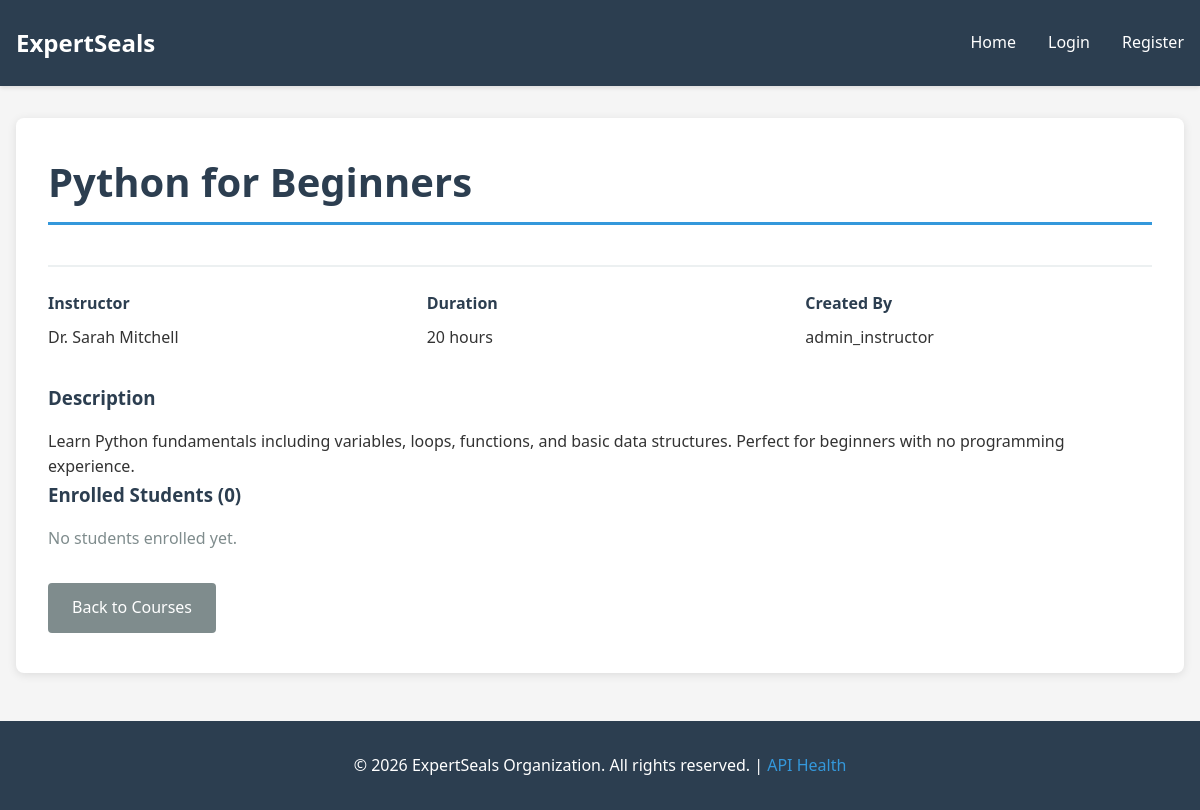
The page /course/1 on the database its author committed.
### app/models.py (models this page shows, shortened)
class Course(_db.Model):
    id = _db.Column(_db.Integer, primary_key=True)
    title = _db.Column(_db.String(100), nullable=False)
    description = _db.Column(_db.Text, nullable=True)
    instructor = _db.Column(_db.String(100), nullable=False)
    duration_hours = _db.Column(_db.Integer, nullable=False)
    created_by = _db.Column(_db.Integer, _db.ForeignKey('user.id'), nullable=False)
    created_user = _db.relationship('User', backref=_db.backref('courses', lazy=True))

class User(_db.Model):
    id = _db.Column(_db.Integer, primary_key=True)
    username = _db.Column(_db.String(100), unique=True, nullable=False)
    password_hash = _db.Column(_db.String(255), nullable=False)
    is_admin = _db.Column(_db.Boolean, default=False)

### app/routes.py (the view)
@bp.route('/course/<int:course_id>')
def view_course(course_id):
    course = Course.query.get_or_404(course_id)
    return render_template('course.html', course=course)

### app/templates/course.html (shortened to what this page needs)
{% extends 'base.html' %}
{% block content %}
<div class="course-details">
    <div class="course-details-header">
        <h1>{{ course.title }}</h1>
    </div>
    <div class="course-info">
        <div class="course-info-item">
            <strong>Instructor</strong>
            {{ course.instructor }}
        </div>
        <div class="course-info-item">
            <strong>Duration</strong>
            {{ course.duration_hours }} hours
        </div>
        <div class="course-info-item">
            <strong>Created By</strong>
            {{ course.created_user.username }}
        </div>
    </div>
    {% if course.description %}
    <div>
        <h3>Description</h3>
        <p>{{ course.description }}</p>
    </div>
    {% endif %}
    <div>
        <h3>Enrolled Students ({{ course.enrollments|length }})</h3>
        {% if course.enrollments %}
            <ul class="enrollments-list">
                {% for enrollment in course.enrollments %}
                    <li>
                        {{ enrollment.student_name }}
                        {% if current_user.is_authenticated and (current_user.id == course.created_by or current_user.is_admin) %}
                            <form method="post" action="{{ url_for('main.delete_enrollment', enrollment_id=enrollment.id) }}" style="display: inline;">
                                <button type="submit" class="btn btn-danger remove-btn" onclick="return confirm('Remove this student?');">Remove</button>
                            </form>
                        {% endif %}
                    </li>
                {% endfor %}
            </ul>
        {% else %}
            <p style="color: #7f8c8d;">No students enrolled yet.</p>
        {% endif %}
    </div>
    <div style="margin-top: 2rem;">
        <a href="{{ url_for('main.index') }}" class="btn btn-secondary">Back to Courses</a>
    </div>
</div>
{% endblock %}

### app/static/style.css (style rules this page uses)
* { margin: 0; padding: 0; box-sizing: border-box; }
:root { --primary-color: #2c3e50; --secondary-color: #3498db; --success-color: #27ae60; --danger-color: #e74c3c; --warning-color: #f39c12; --light-gray: #ecf0f1; --dark-gray: #7f8c8d; }
body { font-family: 'Segoe UI', Tahoma, Geneva, Verdana, sans-serif; line-height: 1.6; color: #333; background-color: #f5f5f5; }
h1, h2, h3 { color: var(--primary-color); margin-bottom: 1rem; }
h1 { font-size: 2.5rem; border-bottom: 3px solid var(--secondary-color); padding-bottom: 0.5rem; }
button, .btn, a.btn { display: inline-block; padding: 0.75rem 1.5rem; margin-right: 0.5rem; margin-bottom: 0.5rem; border: none; border-radius: 4px; font-size: 1rem; cursor: pointer; text-decoration: none; transition: all 0.3s; }
.btn-secondary { background-color: var(--dark-gray); color: white; }
.course-details { background-color: white; border-radius: 8px; box-shadow: 0 2px 10px rgba(0, 0, 0, 0.1); padding: 2rem; }
.course-details-header { border-bottom: 2px solid var(--light-gray); padding-bottom: 1.5rem; margin-bottom: 1.5rem; }
.course-info { display: grid; grid-template-columns: repeat(auto-fit, minmax(250px, 1fr)); gap: 2rem; margin-bottom: 2rem; }
.course-info-item strong { display: block; color: var(--primary-color); margin-bottom: 0.5rem; }

### rows shown on the page
Course: title "Python for Beginners", instructor "Dr. Sarah Mitchell", duration_hours "20", description "Learn Python fundamentals including variables, loops, functions, and basic data structures. Perfect for beginners with no programming experience."
User: created_user.username "admin_instructor"

### other values the page prints
{{ course.enrollments|length }} "0"
